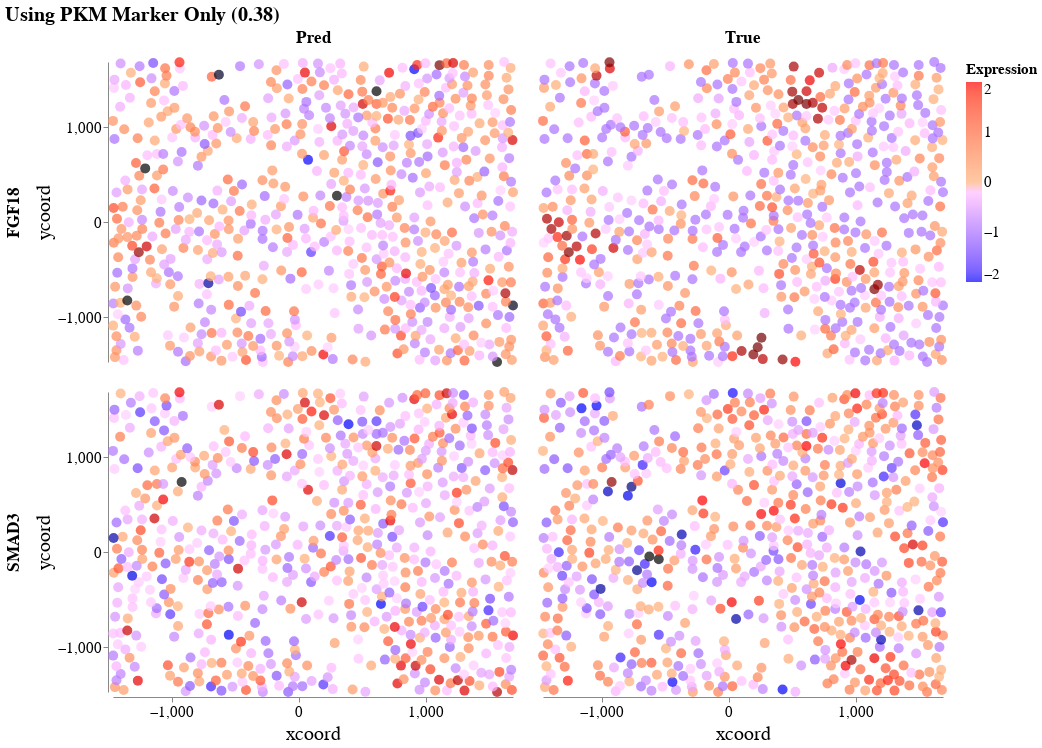

Source (notebook cell):
### Markdown cell above
## Reconstruction with a Single, Set Marker

Here we attempt reconstruction with a single gene. 
We see that while it is not sufficient for reconstructing the tissue's expression, prediction and true expression are similar and show a good overall median correlation of reconstruction, but still, detailed features such as the microenvironments of the tissue are not recovered yet.

### Code cell
# construct tissue
tissue = novosparc.cm.Tissue(dataset=dataset, locations=locations)

# params
idx = np.arange(ngenes)
alpha_linear = 1.0
df_marker = df_dge # using expression from data as markers

# using a specific gene, e.g. PKM
marker_name = 'PKM'
marker_idx = np.where(genenames == marker_name)[0]
marker_names = [marker_name]

# compute linear cost only
tissue.setup_linear_cost(markers_to_use=marker_idx, 
                        insitu_matrix=df_marker[marker_names].values)

# reconstruct
tissue.reconstruct(alpha_linear=alpha_linear, epsilon=5e-3, verbose=False)

df_sdge = pd.DataFrame(tissue.sdge.T, columns=genenames)

gene_corrs = comp_corr(df_dge, df_sdge)

df_sp_pred = pd.concat((df_sdge[gois].astype('float32'), pd.DataFrame(locations, columns=coords_cols)), 1)
df_sp_pred['true_pred'] = 'Pred'

tit = 'Using %s Marker Only (%.02f)' %  (marker_name, get_corrs_median(gene_corrs))
pl_single_marker = plot_df_sp(pd.concat((df_sp_true, df_sp_pred),0), tit=tit, fname='gois_pred_using_%s.html' % marker_name)

### Figure 1 — Vega-Lite specification as saved in the notebook (floating-point values rounded to 4 significant figures; data arrays with more than 128 entries replaced by an {"elided": "..."} marker saying what was removed)
{"config": {"view": {"continuousWidth": 400, "continuousHeight": 300, "strokeOpacity": 0}, "axis": {"labelFontSize": 15, "titleFontSize": 20, "titleFontWeight": "normal"}, "legend": {"labelFontSize": 15, "titleFontSize": 15}, "title": {"fontSize": 20}}, "data": {"name": "data-f83c9f18ce785485e7374092ff873aea"}, "mark": {"type": "circle", "size": 100}, "encoding": {"color": {"type": "quantitative", "field": "Expression", "scale": {"domain": [-2, 0, 2], "range": ["blue", "white", "red"]}}, "column": {"type": "nominal", "field": "true_pred", "header": {"labelFontSize": 17, "labelFontWeight": "bold"}, "title": null}, "row": {"type": "nominal", "field": "goi", "header": {"labelFontSize": 17, "labelFontWeight": "bold"}, "sort": null, "title": null}, "x": {"type": "quantitative", "axis": {"grid": false, "values": [-1000, 0, 1000]}, "field": "xcoord", "scale": {"nice": false}}, "y": {"type": "quantitative", "axis": {"grid": false, "values": [-1000, 0, 1000]}, "field": "ycoord", "scale": {"nice": false}}}, "title": "Using PKM Marker Only (0.38)", "transform": [{"fold": ["FGF18", "SMAD3"], "as": ["goi", "Expression"]}], "$schema": "https://vega.github.io/schema/vega-lite/v4.8.1.json", "datasets": {"data-f83c9f18ce785485e7374092ff873aea": {"elided": "1290 records"}}}
